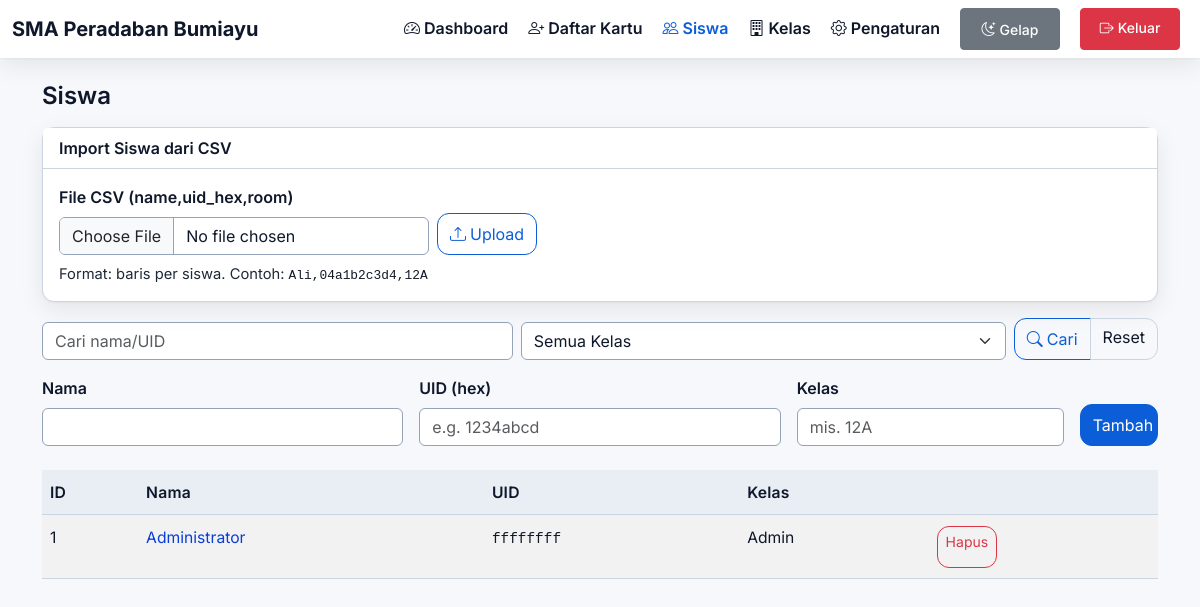
Screenshot of /web/public/users.php (signed in) with the database file from the repository.
### tables this page shows
CREATE TABLE IF NOT EXISTS users (
  id INT AUTO_INCREMENT PRIMARY KEY,
  username VARCHAR(50) UNIQUE,
  password VARCHAR(255),
  email VARCHAR(100),
  role ENUM('admin','teacher','parent','student') DEFAULT 'student',
  name VARCHAR(100) NOT NULL,
  uid_hex VARCHAR(32) NOT NULL UNIQUE,
  room VARCHAR(100) NOT NULL DEFAULT '',
  is_active TINYINT(1) DEFAULT 1,
  last_login TIMESTAMP NULL,
  created_at TIMESTAMP DEFAULT CURRENT_TIMESTAMP,
  updated_at TIMESTAMP DEFAULT CURRENT_TIMESTAMP ON UPDATE CURRENT_TIMESTAMP
);

### web/bootstrap.php (called while the page is built, shortened)
<?php
$envPath = __DIR__ . '/config.php';
if (!file_exists($envPath)) {
    $ENV = [
        'DB_HOST' => '127.0.0.1',
        'DB_NAME' => 'kehadiran',
        'DB_USER' => 'root',
        'DB_PASS' => '',
        'APP_TZ' => 'Asia/Jakarta',
        'APP_NAME' => 'Sistem Kehadiran RFID',
        'SCHOOL_NAME' => 'Sekolah Anda',
        'REQUIRE_CHECKOUT' => false,
        'WEEKLY_OFF' => [6, 7],
        'ADMIN_USER' => 'admin',
        'ADMIN_PASS' => 'admin',
        'SCHOOL_EMAIL' => 'admin@sekolah.com',
        'SCHOOL_PHONE' => '085290582063',
        'NOTIFICATION_EMAIL' => true,
        'NOTIFICATION_SMS' => false,
        'BACKUP_AUTO' => true,
        'BACKUP_RETENTION_DAYS' => 30,
    ];
} else {
    $ENV = require $envPath;
}
function env($key, $default = null) {
    global $ENV;
    return $ENV[$key] ?? $default;
}

### web/config.php (called while the page is built)
<?php
return array (
  'DB_HOST' => '127.0.0.1',
  'DB_NAME' => 'attendance',
  'DB_USER' => 'root',
  'DB_PASS' => '',
  'APP_TZ' => 'Asia/Jakarta',
  'SCHOOL_MODE' => true,
  'SCHOOL_START' => '07:15',
  'SCHOOL_END' => '15:00',
  'SCHOOL_NAME' => 'SMA Peradaban Bumiayu',
  'SCHOOL_ADDRESS' => 'Kecamatan Bantarkawung, Kabupaten Brebes',
  'SCHOOL_PHONE' => '085290582063',
  'SCHOOL_EMAIL' => 'ppba.1965@gmail.com',
  'SCHOOL_WEBSITE' => '',
  'SCHOOL_MOTTO' => '',
  'REQUIRE_CHECKOUT' => true,
  'SCHOOL_SKIP_WEEKENDS' => false,
  'HOLIDAYS' => '',
  'REGISTRATION_MODE' => true,
  'ADMIN_USER' => 'admin',
  'ADMIN_PASS' => 'admin',
  'WEEKLY_OFF_DAYS' => '',
  'ENABLE_NOTIFICATIONS' => true,
  'ENABLE_AUDIT_LOG' => true,
  'ENFORCE_DAILY_LIMIT' => true,
);

### web/public/users.php (the view, shortened to what this page needs)
<?php
require_once __DIR__ . '/../bootstrap.php';
$pdo = pdo();
$usersSql = 'SELECT id, name, uid_hex, room FROM users';
$params = [];
$usersSql .= ' ORDER BY name';
$stmtU = $pdo->prepare($usersSql); $stmtU->execute($params);
$users = $stmtU->fetchAll(PDO::FETCH_ASSOC);
function e($s) { return htmlspecialchars((string)$s, ENT_QUOTES, 'UTF-8'); }
?>
<!doctype html>
<html lang="id">
<head>
  <link href="https://cdn.jsdelivr.net/npm/bootstrap@5.3.3/dist/css/bootstrap.min.css" rel="stylesheet">
  <link href="https://cdn.jsdelivr.net/npm/bootstrap-icons@1.11.3/font/bootstrap-icons.min.css" rel="stylesheet">
  <link href="./assets/style.css" rel="stylesheet">
</head>
<body>
<nav class="navbar navbar-expand-lg navbar-dark bg-dark mb-4">
  <div class="container-fluid">
    <?php $school = env('SCHOOL_NAME', 'Attendance'); ?>
    <a class="navbar-brand d-flex align-items-center gap-2" href="./index.php">
      <span><?= e($school) ?></span>
    </a>
    <div class="collapse navbar-collapse" id="navbarNav">
      <ul class="navbar-nav ms-auto">
        <li class="nav-item"><a class="nav-link" data-nav="dashboard" href="./index.php"><i class="bi bi-speedometer2 me-1"></i><span class="btn-text">Dashboard</span></a></li>
        <li class="nav-item"><a class="nav-link" data-nav="register" href="./register.php"><i class="bi bi-person-plus me-1"></i><span class="btn-text">Daftar Kartu</span></a></li>
        <li class="nav-item"><a class="nav-link active" data-nav="users" href="./users.php"><i class="bi bi-people me-1"></i><span class="btn-text">Siswa</span></a></li>
        <li class="nav-item"><a class="nav-link" data-nav="rooms" href="./rooms.php"><i class="bi bi-building me-1"></i><span class="btn-text">Kelas</span></a></li>
        <li class="nav-item"><a class="nav-link" data-nav="settings" href="./settings.php"><i class="bi bi-gear me-1"></i><span class="btn-text">Pengaturan</span></a></li>
        <li class="nav-item">
          <button id="themeToggle" class="btn" type="button" style="background-color: #6c757d; border: 1px solid #6c757d; color: #ffffff; padding: 0.5rem 1rem; border-radius: 4px; margin: 0 0.5rem; display: inline-block; text-decoration: none; font-size: 0.875rem; font-weight: 500; cursor: pointer; min-width: 100px;"><i class="bi bi-moon-stars me-1"></i><span class="btn-text">Gelap</span></button>
        </li>
        <li class="nav-item">
          <a class="btn" href="./logout.php" style="background-color: #dc3545; border: 1px solid #dc3545; color: #ffffff; padding: 0.5rem 1rem; border-radius: 4px; margin: 0 0.5rem; display: inline-block; text-decoration: none; font-size: 0.875rem; font-weight: 500; cursor: pointer; min-width: 100px;"><i class="bi bi-box-arrow-right me-1"></i><span class="btn-text">Keluar</span></a>
        </li>
      </ul>
    </div>
  </div>
</nav>
<div class="container">
  <h3 class="mb-3">Siswa</h3>
  <div class="card mb-3">
    <div class="card-header">Import Siswa dari CSV</div>
    <div class="card-body">
      <form method="post" action="../api/import_students.php" enctype="multipart/form-data" class="d-flex align-items-end gap-2 flex-nowrap">
        <div>
          <label class="form-label">File CSV (name,uid_hex,room)</label>
          <input class="form-control" type="file" name="file" accept=".csv" required style="min-width:280px;">
        </div>
        <div class="nowrap">
          <button class="btn btn-outline-primary" type="submit"><i class="bi bi-upload me-1"></i>Upload</button>
        </div>
      </form>
      <div class="text-muted small mt-2">Format: baris per siswa. Contoh: <code>Ali,04a1b2c3d4,12A</code></div>
    </div>
  </div>
  <form method="get" class="d-flex align-items-end gap-2 flex-nowrap mb-3">
    <?php $roomsL = $pdo->query("SELECT DISTINCT room FROM users WHERE room<>'' ORDER BY room")->fetchAll(PDO::FETCH_COLUMN);
      $q = trim($_GET['q'] ?? ''); $roomFilter = trim($_GET['room'] ?? ''); ?>
    <input class="form-control" name="q" placeholder="Cari nama/UID" value="<?= e($q) ?>" style="min-width:220px;">
    <select class="form-select" name="room" style="min-width:160px;">
      <option value="">Semua Kelas</option>
    </select>
    <div class="btn-group nowrap" role="group">
      <button class="btn btn-outline-primary" type="submit"><i class="bi bi-search me-1"></i>Cari</button>
      <a class="btn btn-outline-secondary" href="./users.php">Reset</a>
    </div>
  </form>
  <form method="post" class="row g-3 mb-4">
    <div class="col-md-4">
      <label class="form-label">Nama</label>
      <input class="form-control" name="name" required>
    </div>
    <div class="col-md-4">
      <label class="form-label">UID (hex)</label>
      <input class="form-control" name="uid_hex" required placeholder="e.g. 1234abcd">
    </div>
    <div class="col-md-3">
      <label class="form-label">Kelas</label>
      <input class="form-control" list="classList" name="room" placeholder="mis. 12A">
    </div>
    <div class="col-md-1 d-flex align-items-end">
      <button class="btn btn-primary w-100" type="submit">Tambah</button>
    </div>
  </form>
  <div class="table-responsive">
    <table class="table table-striped">
      <thead>
        <tr>
          <th>ID</th>
          <th>Nama</th>
          <th>UID</th>
          <th>Kelas</th>
          <th></th>
        </tr>
      </thead>
      <tbody>
        <?php foreach ($users as $u): ?>
        <tr>
          <td><?= (int)$u['id'] ?></td>
          <td><a href="./student.php?id=<?= (int)$u['id'] ?>"><?= e($u['name']) ?></a></td>
          <td><code><?= e($u['uid_hex']) ?></code></td>
          <td><?= e($u['room']) ?></td>
          <td>
            <a class="btn btn-sm btn-outline-danger" href="?delete=<?= (int)$u['id'] ?>" onclick="return confirm('Hapus siswa ini?')">Hapus</a>
          </td>
        </tr>
        <?php endforeach; ?>
      </tbody>
    </table>
  </div>
</div>
</body>
</html>

### rows the page displays
users: id "1", name "Administrator", uid_hex "ffffffff", room "Admin"

### other values shown
$school "SMA Peradaban Bumiayu"
